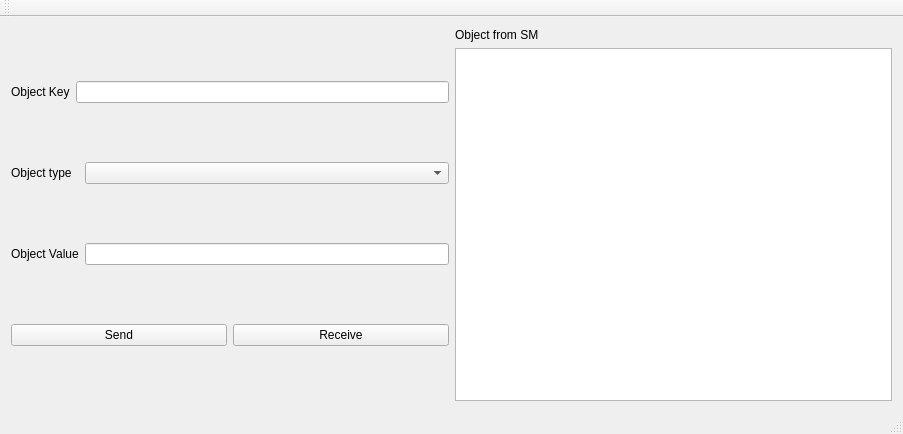
<?xml version="1.0" encoding="UTF-8"?>
<ui version="4.0">
 <class>MainWindow</class>
 <widget class="QMainWindow" name="MainWindow">
  <property name="geometry">
   <rect>
    <x>0</x>
    <y>0</y>
    <width>903</width>
    <height>434</height>
   </rect>
  </property>
  <property name="windowTitle">
   <string>MainWindow</string>
  </property>
  <widget class="QWidget" name="centralWidget">
   <layout class="QVBoxLayout" name="verticalLayout_5">
    <item>
     <layout class="QVBoxLayout" name="verticalLayout_4">
      <item>
       <layout class="QVBoxLayout" name="verticalLayout"/>
      </item>
      <item>
       <layout class="QHBoxLayout" name="horizontalLayout_4">
        <item>
         <layout class="QVBoxLayout" name="verticalLayout_3">
          <item>
           <layout class="QHBoxLayout" name="horizontalLayout">
            <item>
             <widget class="QLabel" name="label_2">
              <property name="sizePolicy">
               <sizepolicy hsizetype="Fixed" vsizetype="Preferred">
                <horstretch>0</horstretch>
                <verstretch>0</verstretch>
               </sizepolicy>
              </property>
              <property name="text">
               <string>Object Key</string>
              </property>
             </widget>
            </item>
            <item>
             <widget class="QLineEdit" name="lineEdit_3"/>
            </item>
           </layout>
          </item>
          <item>
           <layout class="QHBoxLayout" name="horizontalLayout_5">
            <item>
             <widget class="QLabel" name="label_3">
              <property name="sizePolicy">
               <sizepolicy hsizetype="Fixed" vsizetype="Preferred">
                <horstretch>0</horstretch>
                <verstretch>0</verstretch>
               </sizepolicy>
              </property>
              <property name="text">
               <string>Object type  </string>
              </property>
             </widget>
            </item>
            <item>
             <widget class="QComboBox" name="comboBox_2"/>
            </item>
           </layout>
          </item>
          <item>
           <layout class="QHBoxLayout" name="horizontalLayout_2">
            <item>
             <widget class="QLabel" name="label_5">
              <property name="text">
               <string>Object Value</string>
              </property>
             </widget>
            </item>
            <item>
             <widget class="QLineEdit" name="lineEdit"/>
            </item>
           </layout>
          </item>
          <item>
           <layout class="QHBoxLayout" name="horizontalLayout_3">
            <item>
             <widget class="QPushButton" name="pushButton_2">
              <property name="text">
               <string>Send</string>
              </property>
             </widget>
            </item>
            <item>
             <widget class="QPushButton" name="pushButton">
              <property name="text">
               <string>Receive</string>
              </property>
             </widget>
            </item>
           </layout>
          </item>
         </layout>
        </item>
        <item>
         <layout class="QVBoxLayout" name="verticalLayout_2">
          <item>
           <widget class="QLabel" name="label_4">
            <property name="text">
             <string>Object from SM</string>
            </property>
           </widget>
          </item>
          <item>
           <widget class="QListWidget" name="listWidget_2"/>
          </item>
         </layout>
        </item>
       </layout>
      </item>
     </layout>
    </item>
   </layout>
  </widget>
  <widget class="QToolBar" name="mainToolBar">
   <attribute name="toolBarArea">
    <enum>TopToolBarArea</enum>
   </attribute>
   <attribute name="toolBarBreak">
    <bool>false</bool>
   </attribute>
  </widget>
  <widget class="QStatusBar" name="statusBar"/>
  <widget class="QMenuBar" name="menuBar">
   <property name="geometry">
    <rect>
     <x>0</x>
     <y>0</y>
     <width>903</width>
     <height>19</height>
    </rect>
   </property>
  </widget>
 </widget>
 <layoutdefault spacing="6" margin="11"/>
 <resources/>
 <connections/>
</ui>
